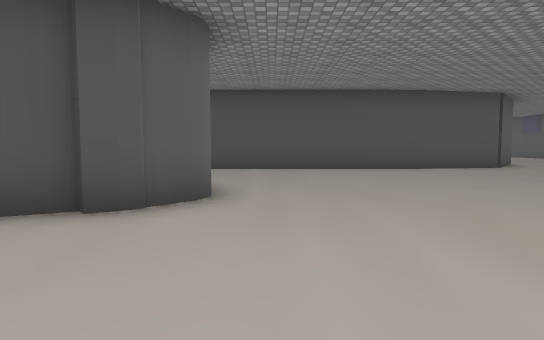
[1] (above)

18 first-person views from a walk through a scene from a Unity 3-D project. The camera is 1.4 m above the floor, tilts 4° down and sees 75° across. The floor is counted in squares, 2 m on a side. Each view is taken from the middle of a square. On the plan, view 1 faces up. The plan holds only what a view shows up to about 11 squares ahead; the rest is blank. The place goes on beyond the plan. The player is left out. Some surface patterns are stand-ins.

[2]
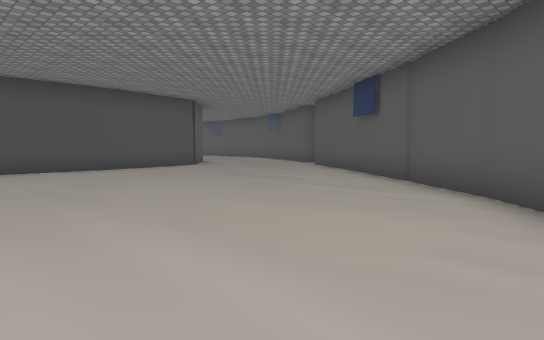

[3]
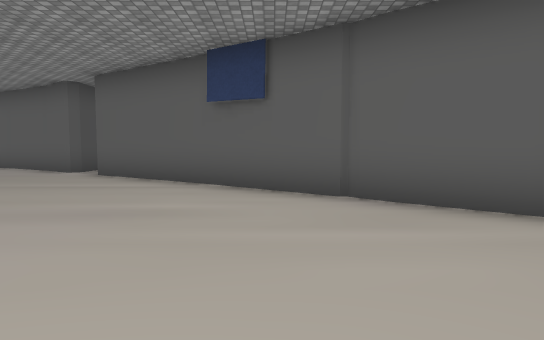

[4]
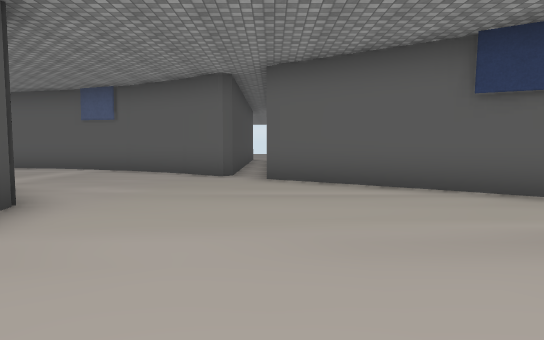

[5]
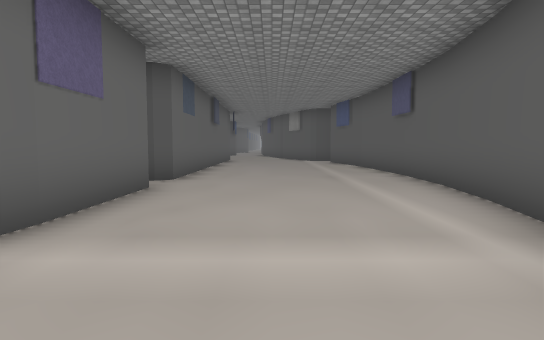

[6]
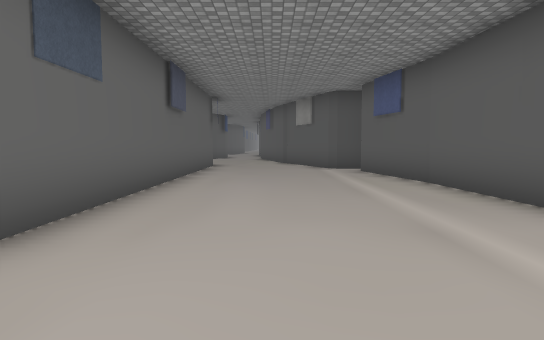

[7]
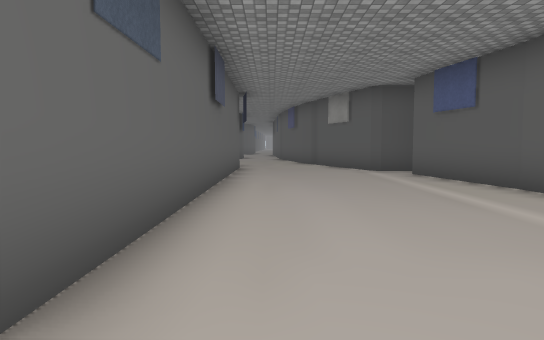

[8]
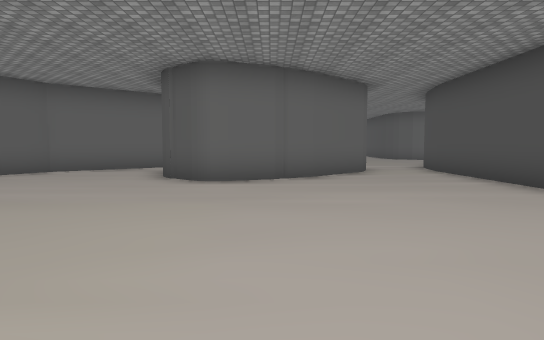

[9]
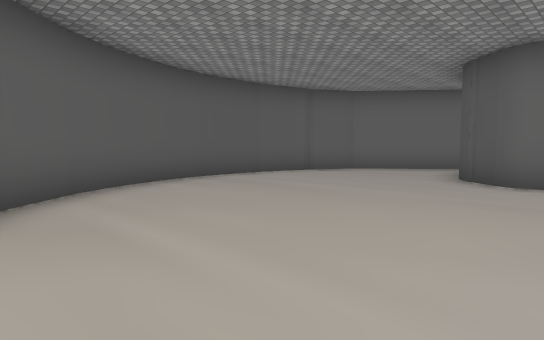

[10]
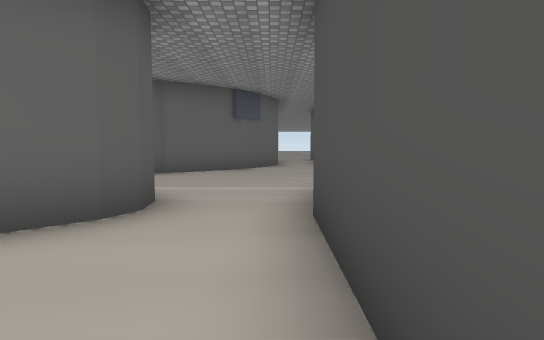

[11]
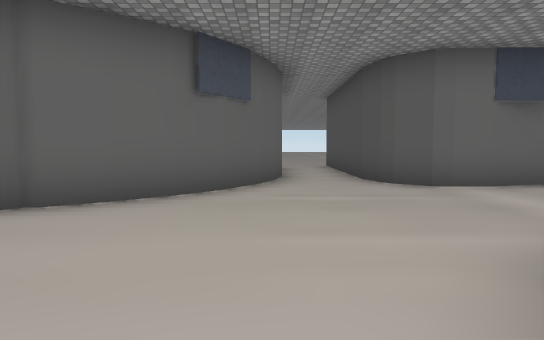

[12]
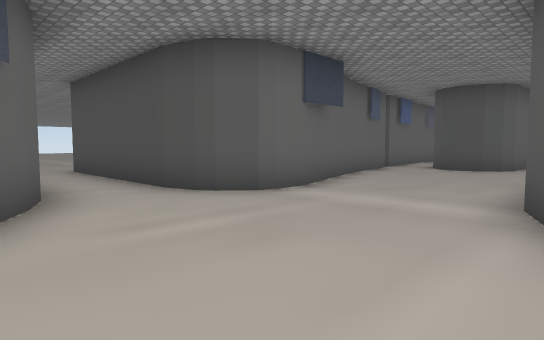

[13]
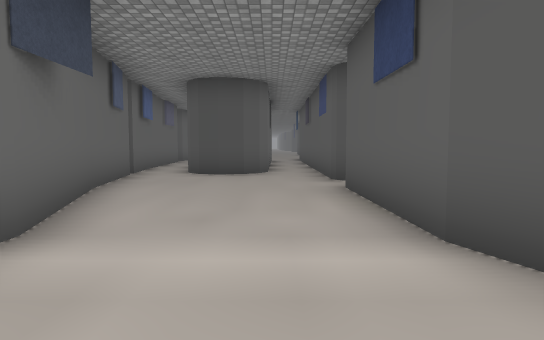

[14]
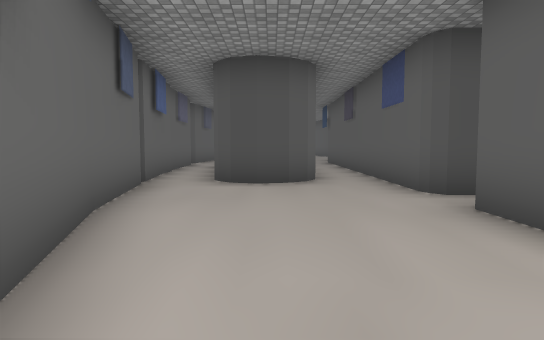

[15]
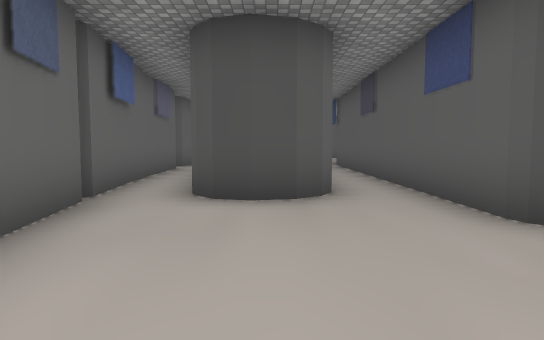

[16]
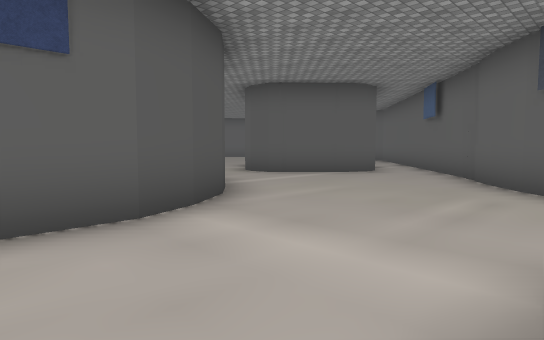

[17]
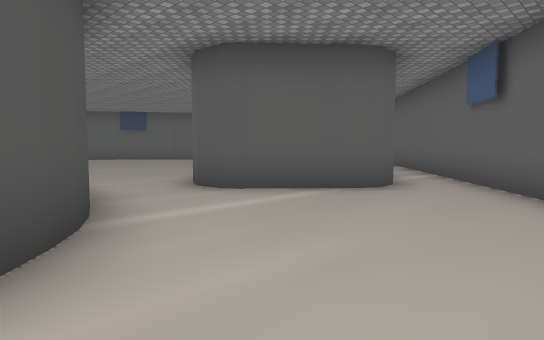

[18]
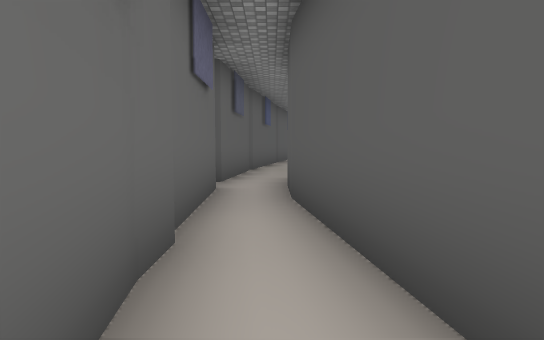

### Floor plan
Points are (right, up) in squares from view 1. A wall is a line through its corners. A room is listed if a view was taken in it or the views show most of it. See-through windows are left out.
Room 1 (views 1, 2, 3, 4, 5, 6, 7, 8, 9, 10)
walls: (7, 10.9) (4.3, 10.4); (4.4, 10.4) (2.8, 10.3); (2.9, 10.3) (-1.4, 10.4); (10, 7.8) (10.4, 8.2); (11, 9.1) (12.8, 11.8); (8.9, 14.2) (8.9, 13.7); (8.3, 5.1) (10.1, 7.8); (12.6, 11.8) (13.5, 14.2); (6.3, 2.5) (6.8, 3); (9, 16.9) (9, 14); (-1.3, 6.1) (-0.9, 5.1); (13.4, 14) (14.1, 17.1); (-1.9, 6.9) (-1.4, 6.2); (5.3, 1.2) (8.5, 5.2); (-1, 4.4) (-1.6, 3.7) (-2, 3.5); (-3.3, 8.4) (-1.8, 6.9); (4.3, 0.4) (5.3, 1.3); (-2, 3.7) (-2.7, 3.4); (3.2, -0.2) (3.9, 0.1) (4.5, 0.5); (14.2, 17.1) (13.9, 22.7); (2.1, -0.6) (3.3, -0.2); (1.3, -0.8) (2.4, -0.6); (-0.4, -0.8) (1.4, -0.8); (-1.6, -0.5) (-0.3, -0.8); (-6.1, 3.7) (-3.3, 0.2) (-2.1, -0.4); (13.9, 22.5) (13.4, 25.7); (9, 28) (9, 18.2) (8.7, 17.9); (13.9, 26.5) (12.8, 26.5) (12.2, 28.1)
ways out: opening at (-2.5, 9.5) to room 2
Room 2 (views 11, 12, 13, 14, 15, 16, 17)
walls: (-7.4, 12.6) (-7.7, 13.5) (-7.8, 16.9); (-10.9, 13.7) (-10.9, 12.8); (-10.9, 13.2) (-11, 12.7) (-11.4, 12.2) (-12, 11.9); (-6.2, 11.3) (-6.9, 11.9) (-7.5, 12.8); (-5.3, 10.8) (-5.8, 11.1) (-6.3, 11.4); (-7.8, 18.3) (-7.9, 26.1); (-4.7, 10.6) (-5.4, 10.9); (-11.9, 16.8) (-10.9, 13.6); (-10.6, 9.2) (-9.9, 8.7) (-9.3, 7.9); (-11.5, 9.8) (-10.4, 9.2); (-3.5, 10.4) (-4.7, 10.7); (-12.3, 10.1) (-11.4, 9.8); (-9.3, 8) (-8.9, 7.4); (-12.3, 18.5) (-12, 16.6); (-9.1, 20.3) (-9.3, 19.9) (-9.7, 19.6) (-10.3, 19.4) (-10.8, 19.6); (-4.8, 8.3) (-4.4, 8.5) (-3.8, 8.6) (-3.3, 8.4); (-9, 7.3) (-8.6, 7); (-8.6, 6.8) (-6.4, 4.1); (-5.8, 7.1) (-4.7, 8.3); (-1.4, 10.4) (-3.6, 10.4); (-8.9, 21.8) (-8.9, 20.2); (-6.1, 6) (-6.1, 6.6) (-5.7, 7.2)
ways out: opening at (-2.5, 9.5) to room 1; opening at (-12, 19) to room 3; opening at (-12, 11)
Room 3 (view 18)
walls: (-12.7, 25.5) (-12.7, 21.7); (-12.9, 25.8) (-12.9, 25.3); (-12.7, 21.9) (-12.3, 18.5); (-11.3, 20.9) (-11.7, 24.7) (-11.7, 25.9); (-10.8, 19.6) (-11.1, 19.9); (-12.8, 28.5) (-13, 26.8)
ways out: opening at (-12, 19) to room 2

Where each view was taken, in squares from view 1:
view 1: 0 up, 0 right, facing up
view 2: 0 up, 0 right, facing up-right
view 3: 4 up, 2 right, facing right
view 4: 8 up, 3 right, facing right
view 5: 11 up, 11 right, facing up
view 6: 16 up, 11 right, facing up
view 7: 17 up, 10 right, facing up
view 8: 6 up, 6 right, facing left
view 9: 6 up, 6 right, facing down-left
view 10: 10 up, 0 right, facing left
view 11: 10 up, 5 left, facing left
view 12: 9 up, 7 left, facing up-left
view 13: 11 up, 9 left, facing up
view 14: 13 up, 10 left, facing up
view 15: 15 up, 10 left, facing up
view 16: 15 up, 11 left, facing down-right
view 17: 12 up, 9 left, facing down-right
view 18: 20 up, 12 left, facing up
